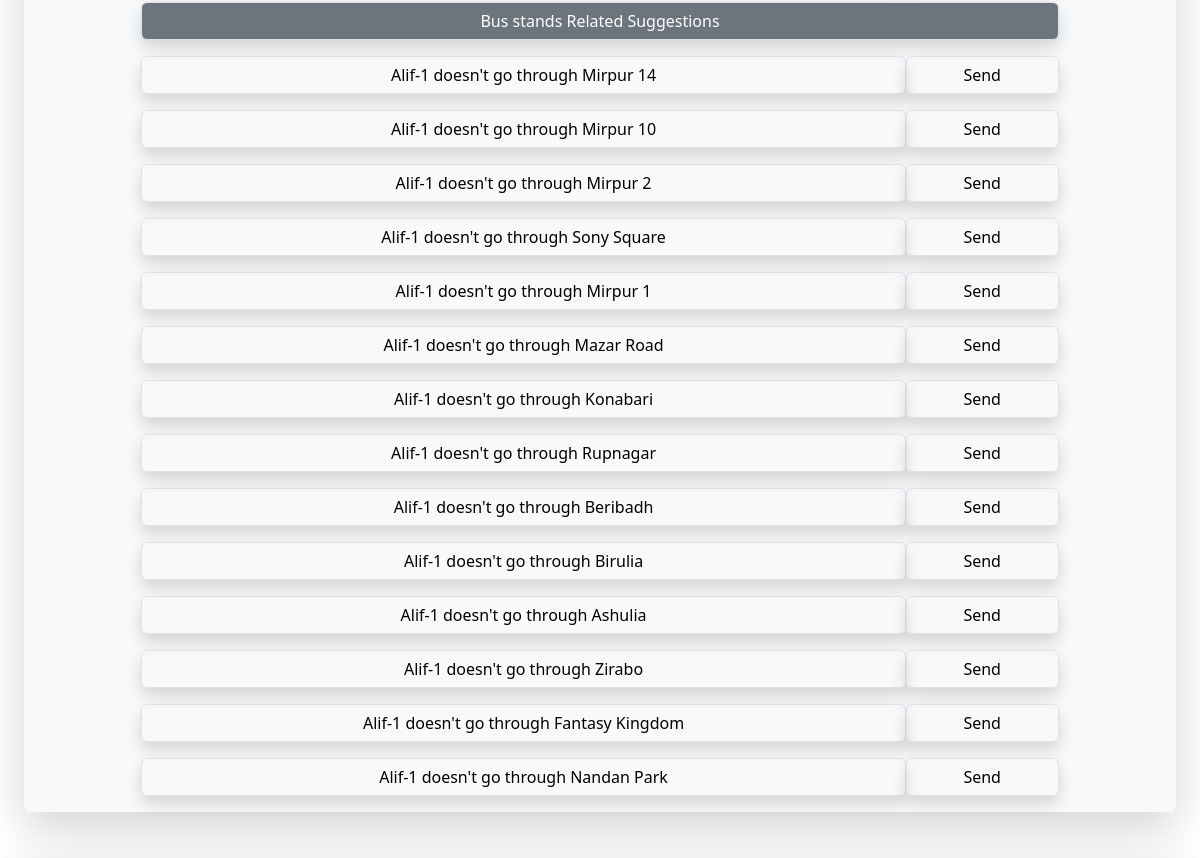
/suggest-bus/11/ (middle part), run on an earlier commit of the app's database.
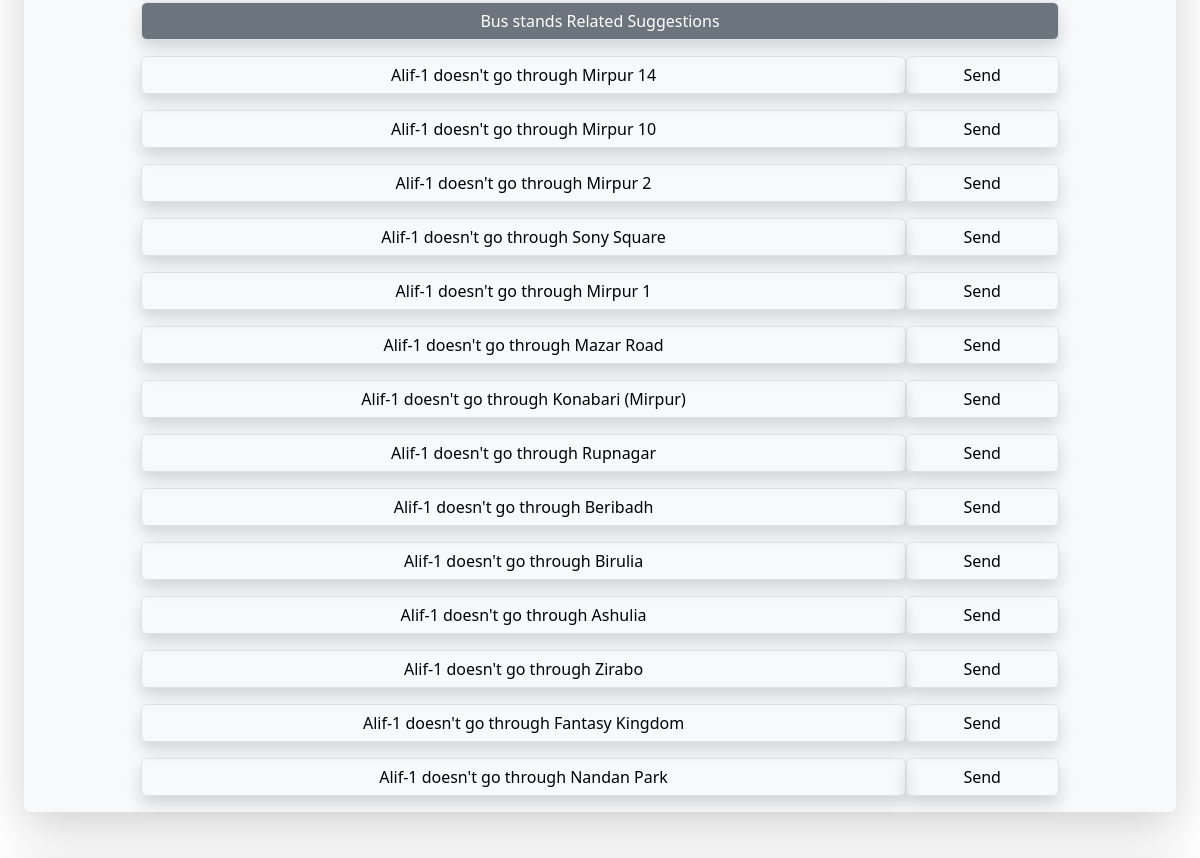
And on a later commit of the database.
### Buses/models.py (models this page shows, shortened)
class Bus(models.Model):
    b_no=models.PositiveIntegerField(unique=True)
    b_name=models.CharField(max_length=100)
    stands=models.ManyToManyField(Stand,through="OrderingModel")
    rating=models.PositiveIntegerField(default=50)
    isActive=models.BooleanField(default=True)
    service=models.CharField(max_length=100,default="Semi-Sitting")
    class Meta:
        ordering=['-rating']

### Stands/models.py (models this page shows, shortened)
class Stand(models.Model):
    s_no=models.PositiveIntegerField(unique=True)
    s_name=models.CharField(max_length=100)
    lati = models.FloatField(blank=True,null=True)
    longi = models.FloatField(blank=True,null=True)
    area=models.ManyToManyField(Area)
    class Meta:
        ordering=['s_name']

### FindBus/views.py (the view)
# urls.py: path('suggest-bus/<int:bus_id>/', views.suggestBus, name='suggest_bus'),
def suggestBus(request,bus_id):
    bus=get_object_or_404(Bus,id=bus_id)
    if bus:
        bus_ordering=bus.orderingmodel_set.order_by('order')
        stands=[]
        for b in bus_ordering:
            stands.append(b.stand)
        context = {'bus': bus, 'stands': stands}
        return render(request, 'suggest_bus.html', context)
    else:
        context={'error':f"Bus is not Found !"}
    return render(request, 'error.html', context)

### FindBus/templates/suggest_bus.html (shortened to what this page needs)
{% extends "base.html" %}
{% block content %}
  <div class="container col-12 col-sm-10 col-md-10 col-lg-10 text-center">
    <div class="row gx-2">
      <button class="col gy-3 col-12 btn btn-secondary shadow border text-white text-center">Bus stands Related Suggestions</button>
    </div>
    {% for stand in stands %}
      <div class="row gx-2">
        <button class="col gy-3 col-10 col-sm-10 btn shadow border text-black text-center">{{ bus.b_name }} doesn't go through {{stand.s_name }}</button>
        <a href="{% url 'feedback_success' bus.b_name|add:"  doesn't go through "|add:stand.s_name bus.b_name %}" class="col gy-3 col-2 col-sm-2 btn shadow border text-black d-flex justify-content-center align-items-center">Send</a>
      </div>
    {% endfor %}
  </div>
{% endblock content %}

What changed in the data, as far as the page shows it:
no longer on this page (row edited): Stand: {{ bus.b_name }} "Alif-1", s_name "Konabari"
added Stand: {{ bus.b_name }} "Alif-1", s_name "Konabari (Mirpur)"
